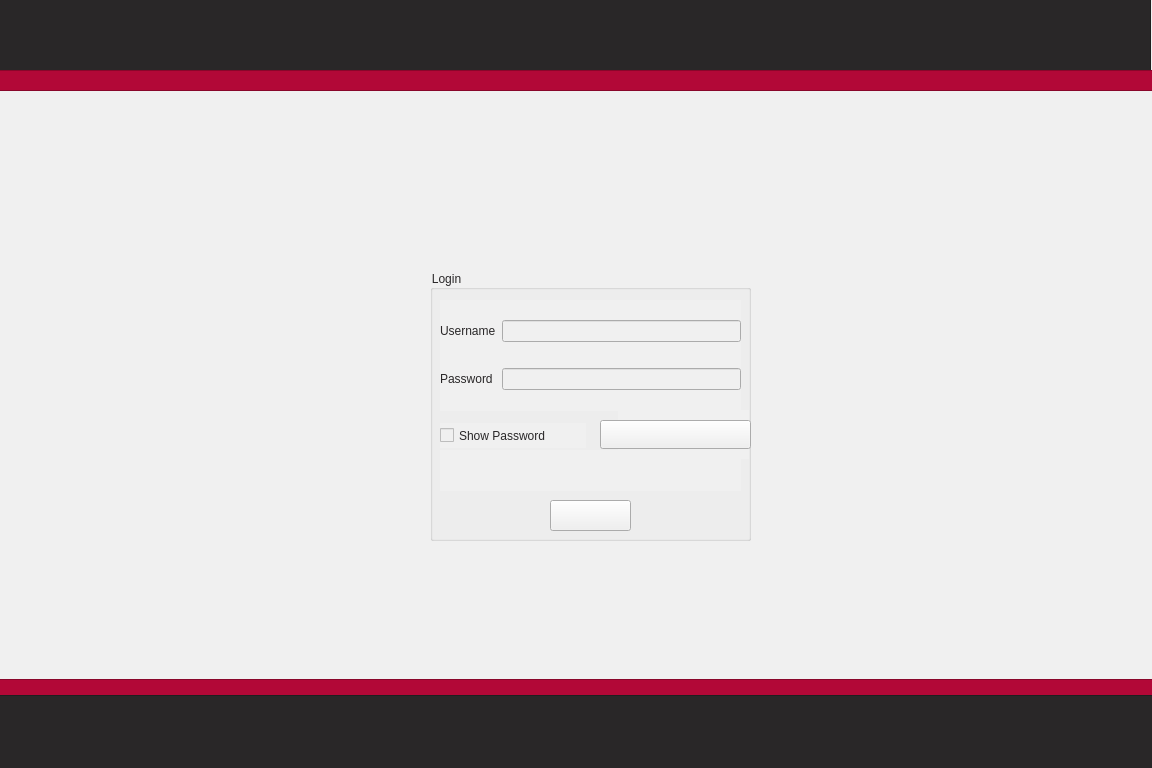
<?xml version="1.0" encoding="UTF-8"?>
<ui version="4.0">
 <class>LoginPage</class>
 <widget class="QWidget" name="LoginPage">
  <property name="geometry">
   <rect>
    <x>0</x>
    <y>0</y>
    <width>1152</width>
    <height>768</height>
   </rect>
  </property>
  <property name="maximumSize">
   <size>
    <width>1152</width>
    <height>768</height>
   </size>
  </property>
  <property name="windowTitle">
   <string>Form</string>
  </property>
  <property name="styleSheet">
   <string notr="true">background-color: rgb(240, 240, 240);</string>
  </property>
  <widget class="QGroupBox" name="groupBox">
   <property name="geometry">
    <rect>
     <x>430</x>
     <y>270</y>
     <width>321</width>
     <height>271</height>
    </rect>
   </property>
   <property name="styleSheet">
    <string notr="true">font: 9pt &quot;Montserrat&quot;;
color: rgb(41, 39, 40);</string>
   </property>
   <property name="title">
    <string>Login</string>
   </property>
   <widget class="QWidget" name="gridLayoutWidget_2">
    <property name="geometry">
     <rect>
      <x>10</x>
      <y>30</y>
      <width>301</width>
      <height>111</height>
     </rect>
    </property>
    <layout class="QGridLayout" name="gridLayout_2">
     <item row="1" column="0">
      <widget class="QLabel" name="label_2">
       <property name="styleSheet">
        <string notr="true">font: 9pt &quot;Montserrat&quot;;
color: rgb(41, 39, 40);</string>
       </property>
       <property name="text">
        <string>Password</string>
       </property>
      </widget>
     </item>
     <item row="0" column="0">
      <widget class="QLabel" name="label">
       <property name="styleSheet">
        <string notr="true">font: 9pt &quot;Montserrat&quot;;
color: rgb(41, 39, 40);</string>
       </property>
       <property name="text">
        <string>Username</string>
       </property>
      </widget>
     </item>
     <item row="0" column="1">
      <widget class="QLineEdit" name="userLine">
       <property name="styleSheet">
        <string notr="true">border-color: rgb(4, 4, 4);</string>
       </property>
      </widget>
     </item>
     <item row="1" column="1">
      <widget class="QLineEdit" name="passLine"/>
     </item>
    </layout>
   </widget>
   <widget class="QWidget" name="horizontalLayoutWidget_5">
    <property name="geometry">
     <rect>
      <x>10</x>
      <y>180</y>
      <width>301</width>
      <height>41</height>
     </rect>
    </property>
    <layout class="QHBoxLayout" name="horizontalLayout_5">
     <item>
      <spacer name="horizontalSpacer_6">
       <property name="orientation">
        <enum>Qt::Horizontal</enum>
       </property>
       <property name="sizeHint" stdset="0">
        <size>
         <width>40</width>
         <height>20</height>
        </size>
       </property>
      </spacer>
     </item>
     <item>
      <widget class="QLabel" name="incorrectPass">
       <property name="text">
        <string/>
       </property>
      </widget>
     </item>
     <item>
      <spacer name="horizontalSpacer_5">
       <property name="orientation">
        <enum>Qt::Horizontal</enum>
       </property>
       <property name="sizeHint" stdset="0">
        <size>
         <width>40</width>
         <height>20</height>
        </size>
       </property>
      </spacer>
     </item>
    </layout>
   </widget>
   <widget class="QCheckBox" name="showPass">
    <property name="geometry">
     <rect>
      <x>10</x>
      <y>153</y>
      <width>146</width>
      <height>25</height>
     </rect>
    </property>
    <property name="styleSheet">
     <string notr="true">font: 9pt &quot;Montserrat&quot;;
color: rgb(41, 39, 40);</string>
    </property>
    <property name="text">
     <string>Show Password</string>
    </property>
    <property name="checked">
     <bool>false</bool>
    </property>
   </widget>
   <widget class="QPushButton" name="forgotPass">
    <property name="geometry">
     <rect>
      <x>170</x>
      <y>150</y>
      <width>151</width>
      <height>29</height>
     </rect>
    </property>
    <property name="text">
     <string/>
    </property>
   </widget>
   <widget class="QLabel" name="label_4">
    <property name="geometry">
     <rect>
      <x>188</x>
      <y>140</y>
      <width>131</width>
      <height>49</height>
     </rect>
    </property>
    <property name="font">
     <font>
      <family>Montserrat</family>
      <pointsize>9</pointsize>
      <italic>false</italic>
      <bold>false</bold>
     </font>
    </property>
    <property name="styleSheet">
     <string notr="true">font: 9pt &quot;Montserrat&quot;;
color: rgb(178, 8, 55);</string>
    </property>
    <property name="text">
     <string>Forgot Password</string>
    </property>
   </widget>
   <widget class="QLabel" name="label_5">
    <property name="geometry">
     <rect>
      <x>129</x>
      <y>230</y>
      <width>63</width>
      <height>20</height>
     </rect>
    </property>
    <property name="font">
     <font>
      <family>Montserrat</family>
      <pointsize>9</pointsize>
      <italic>false</italic>
      <bold>false</bold>
     </font>
    </property>
    <property name="styleSheet">
     <string notr="true">font: 9pt &quot;Montserrat&quot;;
color: rgb(41, 39, 40);</string>
    </property>
    <property name="text">
     <string>&lt;b&gt;Login&lt;/b&gt;</string>
    </property>
    <property name="alignment">
     <set>Qt::AlignCenter</set>
    </property>
   </widget>
   <zorder>label_5</zorder>
   <zorder>label_4</zorder>
   <zorder>gridLayoutWidget_2</zorder>
   <zorder>horizontalLayoutWidget_5</zorder>
   <zorder>showPass</zorder>
   <zorder>forgotPass</zorder>
  </widget>
  <widget class="QFrame" name="frame">
   <property name="geometry">
    <rect>
     <x>-10</x>
     <y>695</y>
     <width>1171</width>
     <height>81</height>
    </rect>
   </property>
   <property name="styleSheet">
    <string notr="true">background-color: rgb(41, 39, 40);</string>
   </property>
   <property name="frameShape">
    <enum>QFrame::StyledPanel</enum>
   </property>
   <property name="frameShadow">
    <enum>QFrame::Raised</enum>
   </property>
  </widget>
  <widget class="QFrame" name="frame_2">
   <property name="geometry">
    <rect>
     <x>-10</x>
     <y>679</y>
     <width>1181</width>
     <height>21</height>
    </rect>
   </property>
   <property name="styleSheet">
    <string notr="true">background-color: rgb(178, 8, 55);</string>
   </property>
   <property name="frameShape">
    <enum>QFrame::StyledPanel</enum>
   </property>
   <property name="frameShadow">
    <enum>QFrame::Raised</enum>
   </property>
  </widget>
  <widget class="QFrame" name="frame_3">
   <property name="geometry">
    <rect>
     <x>-20</x>
     <y>-10</y>
     <width>1171</width>
     <height>81</height>
    </rect>
   </property>
   <property name="styleSheet">
    <string notr="true">background-color: rgb(41, 39, 40);</string>
   </property>
   <property name="frameShape">
    <enum>QFrame::StyledPanel</enum>
   </property>
   <property name="frameShadow">
    <enum>QFrame::Raised</enum>
   </property>
  </widget>
  <widget class="QFrame" name="frame_4">
   <property name="geometry">
    <rect>
     <x>-20</x>
     <y>70</y>
     <width>1181</width>
     <height>21</height>
    </rect>
   </property>
   <property name="styleSheet">
    <string notr="true">background-color: rgb(178, 8, 55);</string>
   </property>
   <property name="frameShape">
    <enum>QFrame::StyledPanel</enum>
   </property>
   <property name="frameShadow">
    <enum>QFrame::Raised</enum>
   </property>
  </widget>
  <widget class="QPushButton" name="Loginbtn">
   <property name="geometry">
    <rect>
     <x>550</x>
     <y>500</y>
     <width>81</width>
     <height>31</height>
    </rect>
   </property>
   <property name="styleSheet">
    <string notr="true">border-color: rgb(240, 240, 240);
gridline-color: rgb(240, 240, 240);
border-top-color: rgb(240, 240, 240);
border-right-color: rgb(240, 240, 240);
border-bottom-color: rgb(240, 240, 240);
border-left-color: rgb(240, 240, 240);</string>
   </property>
   <property name="text">
    <string/>
   </property>
  </widget>
  <zorder>frame_2</zorder>
  <zorder>groupBox</zorder>
  <zorder>frame</zorder>
  <zorder>frame_3</zorder>
  <zorder>frame_4</zorder>
  <zorder>Loginbtn</zorder>
 </widget>
 <resources/>
 <connections/>
</ui>
